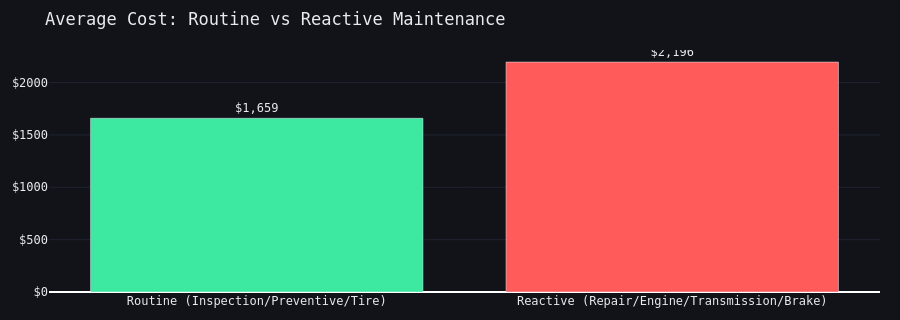

Here is the notebook cell this chart was saved with:
### Markdown cell above
---
## Model 3 — Unplanned Maintenance Predictor 🔧
**Will the next maintenance event be planned or an emergency breakdown?**
Run **Cell 4A** then **Cell 4B**.

### Code cell
# CELL 4A — Load data + Train Maintenance Risk model
import requests, warnings
import numpy as np
import pandas as pd
import plotly.graph_objects as go
from sklearn.ensemble import RandomForestClassifier
from sklearn.model_selection import train_test_split
from sklearn.preprocessing import LabelEncoder
from sklearn.metrics import (accuracy_score, roc_auc_score, classification_report)
warnings.filterwarnings("ignore")

API = "https://YOUR_PROJECT_REF.supabase.co/functions/v1/analytics"
C = dict(yellow="#f0c040",green="#3de8a0",blue="#5b8cff",red="#ff5b5b",
         orange="#ff9f40",purple="#c77dff",surface="#111318",border="#1e2330")
LAYOUT = dict(paper_bgcolor=C["surface"],plot_bgcolor=C["surface"],
              font=dict(family="DM Mono, monospace",color="#e8eaf0",size=12),
              margin=dict(l=20,r=20,t=50,b=20),
              hoverlabel=dict(bgcolor="#1e2330",font_color="#e8eaf0"))

# ── Fetch data ──
print("Fetching maintenance data...")
r = requests.get(API, params={"query":"ml_maintenance"}, timeout=90)
r.raise_for_status()
df_m = pd.DataFrame(r.json().get("data") or [])

for c in ["model_year","total_cost","downtime_hours","odometer_reading",
          "labor_hours","days_since_last_service","prior_maintenance_count","is_unplanned"]:
    df_m[c] = pd.to_numeric(df_m[c], errors="coerce")

df_m = df_m.dropna(subset=["total_cost","is_unplanned"])
df_m = df_m[df_m["total_cost"] > 0]

# is_unplanned = 1 for Repair, Engine, Transmission, Brake (reactive)
# is_unplanned = 0 for Inspection, Preventive, Tire (scheduled)
le_mt = LabelEncoder()
df_m["maint_type_enc"] = le_mt.fit_transform(df_m["maintenance_type"].astype(str))

# Print label mapping so we know which encoded values to use in predictions
print("Maintenance type encoding:")
for i, cls in enumerate(le_mt.classes_):
    unplanned = "🔴 REACTIVE" if cls in ["Repair","Engine","Transmission","Brake"] else "🟢 ROUTINE"
    print(f"  {i} = {cls}  {unplanned}")

unplanned = int(df_m["is_unplanned"].sum())
planned   = len(df_m) - unplanned
up_avg = float(df_m[df_m["is_unplanned"]==1]["total_cost"].mean())
pl_avg = float(df_m[df_m["is_unplanned"]==0]["total_cost"].mean())

print(f"\nRecords: {len(df_m):,}  |  Routine: {planned}  |  Reactive: {unplanned}")
print(f"Avg routine cost:  ${pl_avg:,.2f}")
print(f"Avg reactive cost: ${up_avg:,.2f}  ({up_avg/pl_avg:.1f}x more expensive!)")

# ── Cost comparison chart ──
fig = go.Figure(go.Bar(
    x=["Routine\n(Inspection/Preventive/Tire)","Reactive\n(Repair/Engine/Transmission/Brake)"],
    y=[pl_avg,up_avg],
    marker_color=[C["green"],C["red"]],
    text=[f"${pl_avg:,.0f}",f"${up_avg:,.0f}"],textposition="outside"
))
fig.update_layout(**LAYOUT,title="Average Cost: Routine vs Reactive Maintenance",
    height=320,showlegend=False)
fig.update_yaxes(tickprefix="$",gridcolor=C["border"])
fig.update_xaxes(gridcolor="rgba(0,0,0,0)")
fig.show()

# ── Train ──
M3_FEATURES = ["model_year","odometer_reading","days_since_last_service",
               "prior_maintenance_count","maint_type_enc","downtime_hours","labor_hours"]
avail_m = [f for f in M3_FEATURES if f in df_m.columns]

Xm = df_m[avail_m].fillna(df_m[avail_m].median())
ym = df_m["is_unplanned"].astype(int)

Xm_tr,Xm_te,ym_tr,ym_te = train_test_split(Xm,ym,test_size=0.2,random_state=42,stratify=ym)
print(f"\nTraining: {len(Xm_tr):,}  |  Test: {len(Xm_te):,}")
print("Training Random Forest...")

m3 = RandomForestClassifier(n_estimators=150,max_depth=6,
                             class_weight="balanced",random_state=42,n_jobs=-1)
m3.fit(Xm_tr,ym_tr)

ym_pred = m3.predict(Xm_te)
ym_prob = m3.predict_proba(Xm_te)[:,1]
m3_acc = accuracy_score(ym_te,ym_pred)
m3_auc = roc_auc_score(ym_te,ym_prob)

print(f"\n✅ Model 3 trained!")
print(f"  Accuracy : {m3_acc*100:.1f}%")
print(f"  ROC-AUC  : {m3_auc:.3f}")
print()
print(classification_report(ym_te,ym_pred,target_names=["Routine","Reactive"]))

# Store for Cell 4B
m3_vars = {"m3":m3,"avail_m":avail_m,"Xm_te":Xm_te,"ym_te":ym_te,
           "ym_pred":ym_pred,"ym_prob":ym_prob,"m3_auc":m3_auc,
           "le_mt":le_mt}
print("\n→ Now run Cell 4B for charts and predictions")

### Figure 1 — Plotly figure (JSON) as saved in the notebook; plotly's stock layout.template omitted (floating-point values rounded to 4 significant figures)
{"data": [{"marker": {"color": ["#3de8a0", "#ff5b5b"]}, "text": ["$1,659", "$2,196"], "textposition": "outside", "x": ["Routine\n(Inspection/Preventive/Tire)", "Reactive\n(Repair/Engine/Transmission/Brake)"], "y": [1659.0, 2196.0], "type": "bar"}], "layout": {"font": {"family": "DM Mono, monospace", "color": "#e8eaf0", "size": 12}, "margin": {"l": 20, "r": 20, "t": 50, "b": 20}, "hoverlabel": {"font": {"color": "#e8eaf0"}, "bgcolor": "#1e2330"}, "paper_bgcolor": "#111318", "plot_bgcolor": "#111318", "title": {"text": "Average Cost: Routine vs Reactive Maintenance"}, "height": 320, "showlegend": false, "yaxis": {"tickprefix": "$", "gridcolor": "#1e2330"}, "xaxis": {"gridcolor": "rgba(0,0,0,0)"}}}
